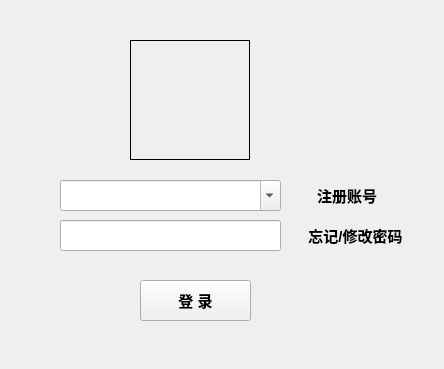
<?xml version="1.0" encoding="UTF-8"?>
<ui version="4.0">
 <class>denglv</class>
 <widget class="QWidget" name="denglv">
  <property name="geometry">
   <rect>
    <x>0</x>
    <y>0</y>
    <width>444</width>
    <height>369</height>
   </rect>
  </property>
  <property name="font">
   <font>
    <pointsize>11</pointsize>
    <weight>75</weight>
    <bold>true</bold>
   </font>
  </property>
  <property name="windowTitle">
   <string>登录</string>
  </property>
  <widget class="QLabel" name="labeltouxiang">
   <property name="geometry">
    <rect>
     <x>130</x>
     <y>40</y>
     <width>120</width>
     <height>120</height>
    </rect>
   </property>
   <property name="frameShape">
    <enum>QFrame::Box</enum>
   </property>
   <property name="text">
    <string/>
   </property>
  </widget>
  <widget class="QLineEdit" name="lineEditmima">
   <property name="geometry">
    <rect>
     <x>60</x>
     <y>220</y>
     <width>221</width>
     <height>31</height>
    </rect>
   </property>
   <property name="layoutDirection">
    <enum>Qt::LeftToRight</enum>
   </property>
   <property name="echoMode">
    <enum>QLineEdit::Password</enum>
   </property>
   <property name="dragEnabled">
    <bool>false</bool>
   </property>
   <property name="cursorMoveStyle">
    <enum>Qt::LogicalMoveStyle</enum>
   </property>
   <property name="clearButtonEnabled">
    <bool>true</bool>
   </property>
  </widget>
  <widget class="QPushButton" name="pushButtondenglv">
   <property name="geometry">
    <rect>
     <x>140</x>
     <y>280</y>
     <width>111</width>
     <height>41</height>
    </rect>
   </property>
   <property name="text">
    <string>登 录</string>
   </property>
   <property name="flat">
    <bool>false</bool>
   </property>
  </widget>
  <widget class="QPushButton" name="pushButtonzhuce">
   <property name="geometry">
    <rect>
     <x>300</x>
     <y>180</y>
     <width>111</width>
     <height>31</height>
    </rect>
   </property>
   <property name="layoutDirection">
    <enum>Qt::LeftToRight</enum>
   </property>
   <property name="autoFillBackground">
    <bool>false</bool>
   </property>
   <property name="text">
    <string>注册账号    </string>
   </property>
   <property name="checkable">
    <bool>false</bool>
   </property>
   <property name="autoDefault">
    <bool>false</bool>
   </property>
   <property name="flat">
    <bool>true</bool>
   </property>
  </widget>
  <widget class="QPushButton" name="pushButtonxiugai">
   <property name="geometry">
    <rect>
     <x>300</x>
     <y>220</y>
     <width>111</width>
     <height>31</height>
    </rect>
   </property>
   <property name="layoutDirection">
    <enum>Qt::LeftToRight</enum>
   </property>
   <property name="text">
    <string>忘记/修改密码</string>
   </property>
   <property name="checkable">
    <bool>false</bool>
   </property>
   <property name="flat">
    <bool>true</bool>
   </property>
  </widget>
  <widget class="QComboBox" name="lineEditzanghao">
   <property name="geometry">
    <rect>
     <x>60</x>
     <y>180</y>
     <width>221</width>
     <height>31</height>
    </rect>
   </property>
   <property name="editable">
    <bool>true</bool>
   </property>
  </widget>
 </widget>
 <resources/>
 <connections/>
</ui>
